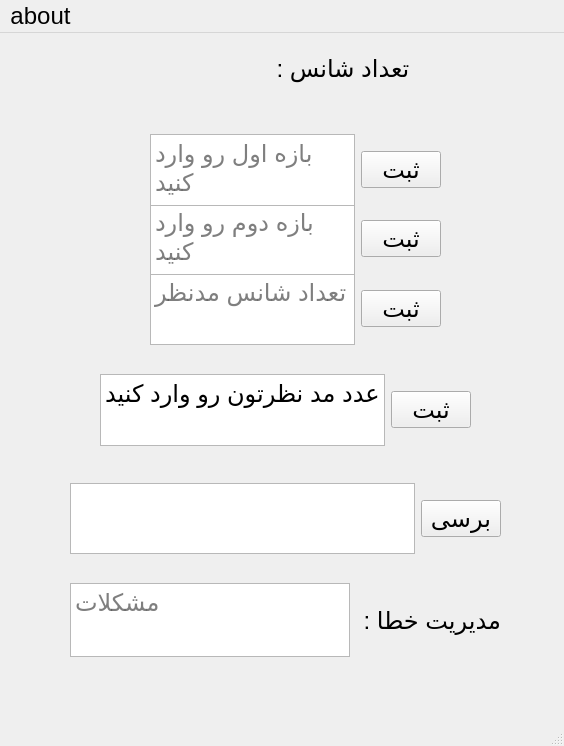
<?xml version="1.0" encoding="UTF-8"?>
<ui version="4.0">
 <class>MainWindow</class>
 <widget class="QMainWindow" name="MainWindow">
  <property name="geometry">
   <rect>
    <x>0</x>
    <y>0</y>
    <width>564</width>
    <height>746</height>
   </rect>
  </property>
  <property name="font">
   <font>
    <pointsize>18</pointsize>
   </font>
  </property>
  <property name="windowTitle">
   <string>MainWindow</string>
  </property>
  <widget class="QWidget" name="centralwidget">
   <widget class="QLabel" name="label_1">
    <property name="geometry">
     <rect>
      <x>255</x>
      <y>20</y>
      <width>161</width>
      <height>31</height>
     </rect>
    </property>
    <property name="font">
     <font>
      <pointsize>18</pointsize>
     </font>
    </property>
    <property name="text">
     <string> تعداد شانس :</string>
    </property>
   </widget>
   <widget class="QLabel" name="label_2">
    <property name="geometry">
     <rect>
      <x>180</x>
      <y>10</y>
      <width>81</width>
      <height>51</height>
     </rect>
    </property>
    <property name="font">
     <font>
      <pointsize>18</pointsize>
     </font>
    </property>
    <property name="text">
     <string/>
    </property>
   </widget>
   <widget class="QWidget" name="layoutWidget">
    <property name="geometry">
     <rect>
      <x>70</x>
      <y>550</y>
      <width>431</width>
      <height>74</height>
     </rect>
    </property>
    <layout class="QHBoxLayout" name="horizontalLayout_5">
     <item>
      <widget class="QTextEdit" name="textEdit_6">
       <property name="placeholderText">
        <string>مشکلات</string>
       </property>
      </widget>
     </item>
     <item>
      <widget class="QLabel" name="label_3">
       <property name="text">
        <string>مدیریت خطا : </string>
       </property>
      </widget>
     </item>
    </layout>
   </widget>
   <widget class="QWidget" name="layoutWidget">
    <property name="geometry">
     <rect>
      <x>100</x>
      <y>341</y>
      <width>371</width>
      <height>72</height>
     </rect>
    </property>
    <layout class="QHBoxLayout" name="horizontalLayout_4">
     <item>
      <widget class="QTextEdit" name="textEdit_4">
       <property name="html">
        <string>&lt;!DOCTYPE HTML PUBLIC &quot;-//W3C//DTD HTML 4.0//EN&quot; &quot;http://www.w3.org/TR/REC-html40/strict.dtd&quot;&gt;
&lt;html&gt;&lt;head&gt;&lt;meta name=&quot;qrichtext&quot; content=&quot;1&quot; /&gt;&lt;style type=&quot;text/css&quot;&gt;
p, li { white-space: pre-wrap; }
&lt;/style&gt;&lt;/head&gt;&lt;body style=&quot; font-family:'Ubuntu Sans'; font-size:18pt; font-weight:400; font-style:normal;&quot;&gt;
&lt;p style=&quot; margin-top:0px; margin-bottom:0px; margin-left:0px; margin-right:0px; -qt-block-indent:0; text-indent:0px;&quot;&gt;عدد مد نظرتون رو وارد کنید&lt;/p&gt;
&lt;p style=&quot;-qt-paragraph-type:empty; margin-top:0px; margin-bottom:0px; margin-left:0px; margin-right:0px; -qt-block-indent:0; text-indent:0px;&quot;&gt;&lt;br /&gt;&lt;/p&gt;&lt;/body&gt;&lt;/html&gt;</string>
       </property>
       <property name="placeholderText">
        <string>بازه اول رو وارد کنید</string>
       </property>
      </widget>
     </item>
     <item>
      <widget class="QPushButton" name="btn_4">
       <property name="text">
        <string>ثبت</string>
       </property>
      </widget>
     </item>
    </layout>
   </widget>
   <widget class="QWidget" name="layoutWidget">
    <property name="geometry">
     <rect>
      <x>150</x>
      <y>240</y>
      <width>291</width>
      <height>72</height>
     </rect>
    </property>
    <layout class="QHBoxLayout" name="horizontalLayout_3">
     <item>
      <widget class="QTextEdit" name="textEdit_3">
       <property name="placeholderText">
        <string>تعداد شانس مدنظر</string>
       </property>
      </widget>
     </item>
     <item>
      <widget class="QPushButton" name="btn_3">
       <property name="text">
        <string>ثبت</string>
       </property>
      </widget>
     </item>
    </layout>
   </widget>
   <widget class="QWidget" name="layoutWidget">
    <property name="geometry">
     <rect>
      <x>150</x>
      <y>170</y>
      <width>291</width>
      <height>72</height>
     </rect>
    </property>
    <layout class="QHBoxLayout" name="horizontalLayout_2">
     <item>
      <widget class="QTextEdit" name="textEdit_2">
       <property name="placeholderText">
        <string>بازه دوم رو وارد کنید</string>
       </property>
      </widget>
     </item>
     <item>
      <widget class="QPushButton" name="btn_2">
       <property name="text">
        <string>ثبت</string>
       </property>
      </widget>
     </item>
    </layout>
   </widget>
   <widget class="QWidget" name="layoutWidget">
    <property name="geometry">
     <rect>
      <x>150</x>
      <y>101</y>
      <width>291</width>
      <height>72</height>
     </rect>
    </property>
    <layout class="QHBoxLayout" name="horizontalLayout">
     <item>
      <widget class="QTextEdit" name="textEdit_1">
       <property name="placeholderText">
        <string>بازه اول رو وارد کنید</string>
       </property>
      </widget>
     </item>
     <item>
      <widget class="QPushButton" name="btn_1">
       <property name="text">
        <string>ثبت</string>
       </property>
      </widget>
     </item>
    </layout>
   </widget>
   <widget class="QWidget" name="">
    <property name="geometry">
     <rect>
      <x>70</x>
      <y>450</y>
      <width>431</width>
      <height>71</height>
     </rect>
    </property>
    <layout class="QHBoxLayout" name="horizontalLayout_6">
     <item>
      <widget class="QTextEdit" name="textEdit_5"/>
     </item>
     <item>
      <widget class="QPushButton" name="pushButton">
       <property name="text">
        <string>برسی</string>
       </property>
      </widget>
     </item>
    </layout>
   </widget>
  </widget>
  <widget class="QMenuBar" name="menubar">
   <property name="geometry">
    <rect>
     <x>0</x>
     <y>0</y>
     <width>564</width>
     <height>35</height>
    </rect>
   </property>
   <widget class="QMenu" name="menuabout">
    <property name="title">
     <string>about</string>
    </property>
    <addaction name="actionabout"/>
   </widget>
   <addaction name="menuabout"/>
  </widget>
  <widget class="QStatusBar" name="statusbar"/>
  <action name="actionabout">
   <property name="text">
    <string>about game</string>
   </property>
  </action>
 </widget>
 <resources/>
 <connections/>
</ui>
